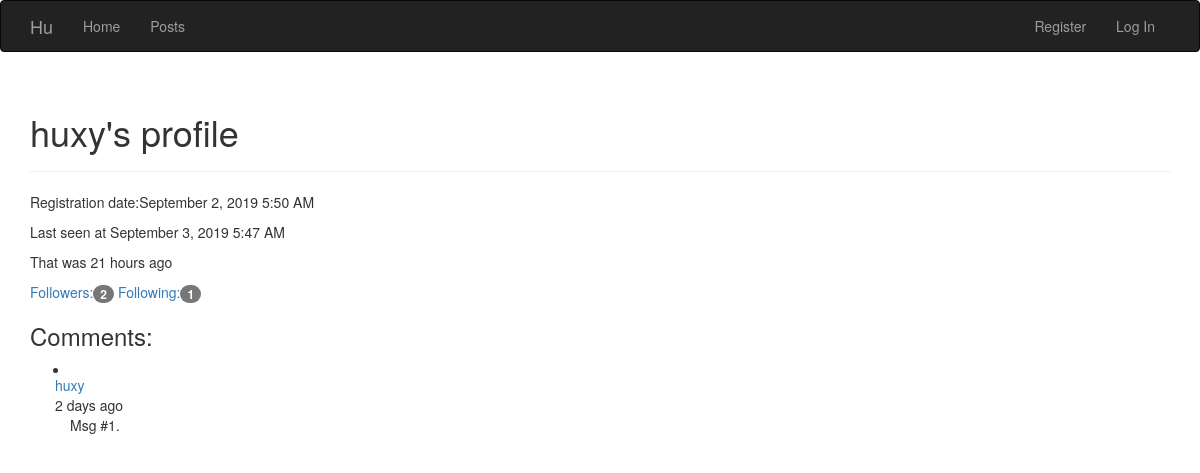
The app's page /user/huxy, older data.
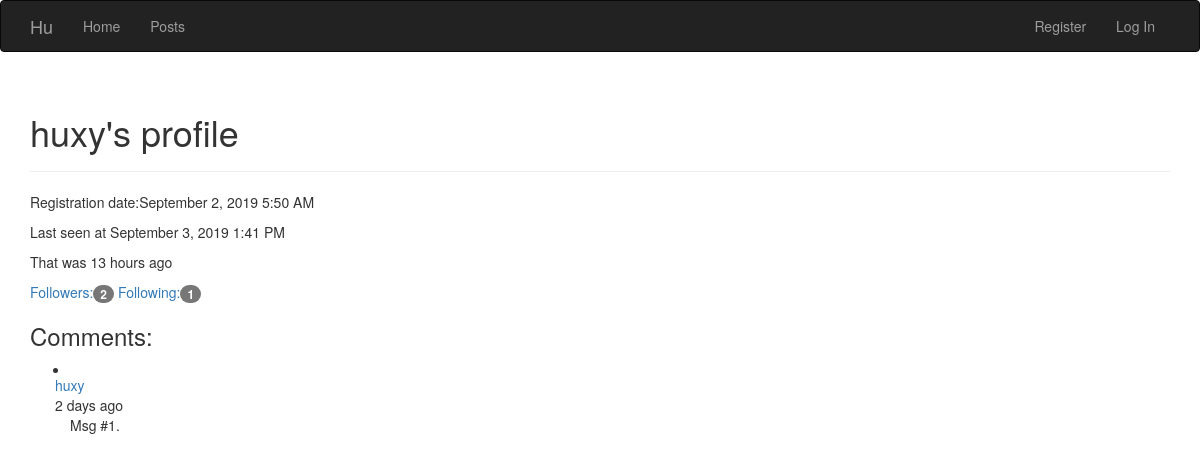
The same page, newer data.
### app/models.py (models this page shows, shortened)
class User(UserMixin, db.Model):
    __tablename__ = 'users'
    id = db.Column(db.Integer, primary_key = True)
    username = db.Column(db.String(64), unique = True, index = True)
    password_hash = db.Column(db.String(128))
    role_id = db.Column(db.Integer, db.ForeignKey('roles.id'))
    location = db.Column(db.String(64))
    about_me = db.Column(db.Text())
    member_since = db.Column(db.DateTime(), default=datetime.utcnow)
    last_seen = db.Column(db.DateTime(), default=datetime.utcnow)
    comments = db.relationship('Comment', backref='author', lazy='dynamic')
    posts = db.relationship('Post', backref='author', lazy='dynamic')
    followed = db.relationship('Follow', foreign_keys=[Follow.follower_id], backref=db.backref('follower', lazy='joined'),lazy='dynamic',cascade='all, delete-orphan')
    follower = db.relationship('Follow', foreign_keys=[Follow.followed_id], backref=db.backref('followed', lazy='joined'),lazy='dynamic',cascade='all, delete-orphan')
    @property
    def password(self):
        raise AttributeError('Password is not a readable attribute.')

class Comment(db.Model):
    __tablename__ = 'comments'
    id = db.Column(db.Integer, primary_key=True)
    post_id = db.Column(db.Integer, db.ForeignKey('posts.id'))
    body = db.Column(db.Text)
    timestamp = db.Column(db.DateTime,index=True, default=datetime.utcnow)
    author_id = db.Column(db.Integer, db.ForeignKey('users.id'))
    disabled = db.Column(db.Boolean, default = False)

### app/main/views.py (the view)
@main.route('/user/<username>')
def user(username):
    user=User.query.filter_by(username=username).first()
    if not user:
        flash('No correspondent user.')
        return redirect('.index')
    comments = user.comments.order_by(Comment.timestamp.desc()).all()
    return render_template('user.html', user=user, Permissions=Permissions, comments=comments)

### app/auth/views.py (called while the page is built)
@auth.before_app_request
def before_request():
    if current_user.is_authenticated:
        current_user.ping()

### app/models.py (called while the page is built)
    def can(self, permissions):
        return False

    def is_administrator(self):
        return False

### app/templates/user.html (shortened to what this page needs)
{% extends "base.html" %}
{% block page_content  %}
<div class="page-header">
	<h1>{{user.username}}'s profile</h1>
</div>
{%include '_profile.html'%}
<a href="{{url_for('main.followers', username=user.username)}}">
	Followers:<span class="badge">{{user.follower.count()}}</span>
</a>
<a href="{{url_for('main.following', username=user.username)}}">
	Following:<span class="badge">{{user.followed.count()}}</span>
</a>
{%include '_comments.html'%}
{% endblock %}

### app/templates/base.html (shortened to what this page needs)
{% extends "bootstrap/base.html" %}
{% block head %}
{{super()}}
{% endblock %}
{% block navbar %}
<div class="navbar navbar-inverse" role="navigation">
	<div class="container">
		<div class="navvar-header">
			<a class="navbar-brand" href="{{ url_for('main.index') }}">Hu</a>
		</div>
		<div class="navbar-collapse collapse">
			<ul class="nav navbar-nav">
				<li><a href="{{url_for('main.index')}}">Home</a></li>
			</ul>
			<ul class="nav navbar-nav">
				<li><a href={{url_for('main.posts')}}>Posts</a></li>
			</ul>
			<ul class="nav navbar-nav navbar-right">
				{%if current_user.is_authenticated %}
				{%if current_user.is_administrator() %}
				<li><a href="{{url_for('auth.admin')}}">Admin</a></li>
				{%endif%}
				<li><a href="{{ url_for('auth.account', username=current_user.username)}}">{{current_user.username}}</a></li>
				<li><a href="{{ url_for('auth.logout') }}">Log Out</a></li>
				{%else%}
				<li><a href={{url_for('auth.register')}}>Register</a></li>
				<li><a href="{{url_for('auth.login') }}">Log In</a></li>
				{%endif%}
			</ul>
		</div>
	</div>
</div>
{% endblock %}
{% block content %}
<div class="container">
	{% block page_content %}{% endblock %}
</div>
{% endblock %}

### app/templates/_profile.html (shortened to what this page needs)
<div>
	<p>Registration date:{{moment(user.member_since).format('LLL')}}</p>
	<p>Last seen at {{moment(user.last_seen).format('LLL')}}</p>
	<p>That was {{moment(user.last_seen).fromNow(refresh=True)}}</p>
</div>

### app/templates/_comments.html (shortened to what this page needs)
<div>
	<h3>Comments:</h3>
<ul class="posts">
	{%for comment in comments %}
	{%if current_user.is_administrator() or not comment.disabled %}
		<li class="post">
			<div class="row">
				<div class="col-4">
					<div class="post-author">
						<a href="{{url_for('main.user', username=comment.author.username)}}">
							{{ comment.author.username }}
						</a>
					</div>
				</div>
				<div class="col-4">
					<div class="post-date">{{moment(comment.timestamp).fromNow()}}</div>
				</div>
			</div>
				<div class="post-content">
					<div class="post-body">
						{{comment.body}}
					</div>
				</div>
		</li>
	{%endif%}
	{%endfor%}
</ul>
</div>

Row changes from the older to the newer data that the page shows:
changed User "huxy": last_seen "September 3, 2019 5:47 AM" → "September 3, 2019 1:41 PM"; last_seen "21 hours ago" → "13 hours ago"
